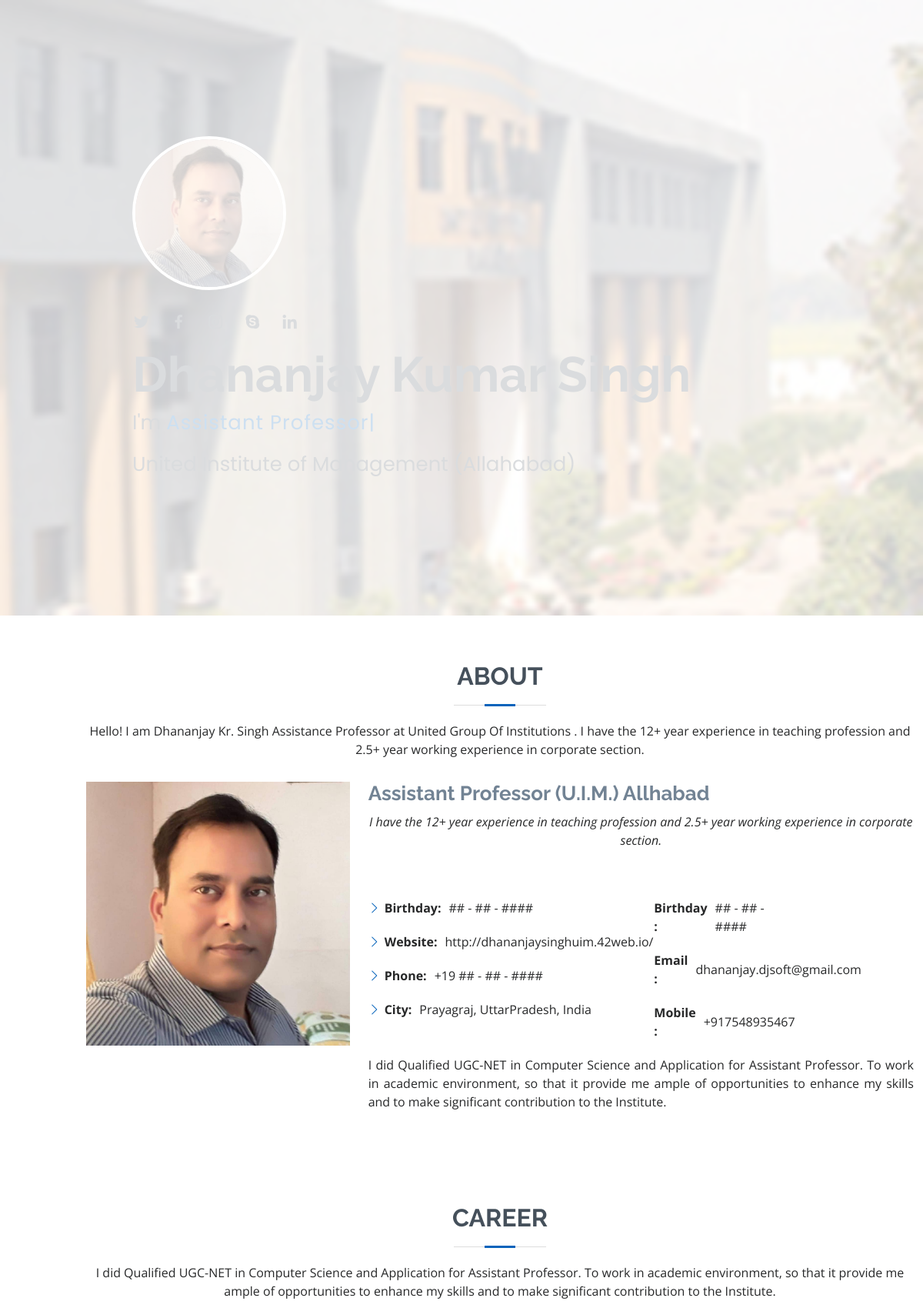
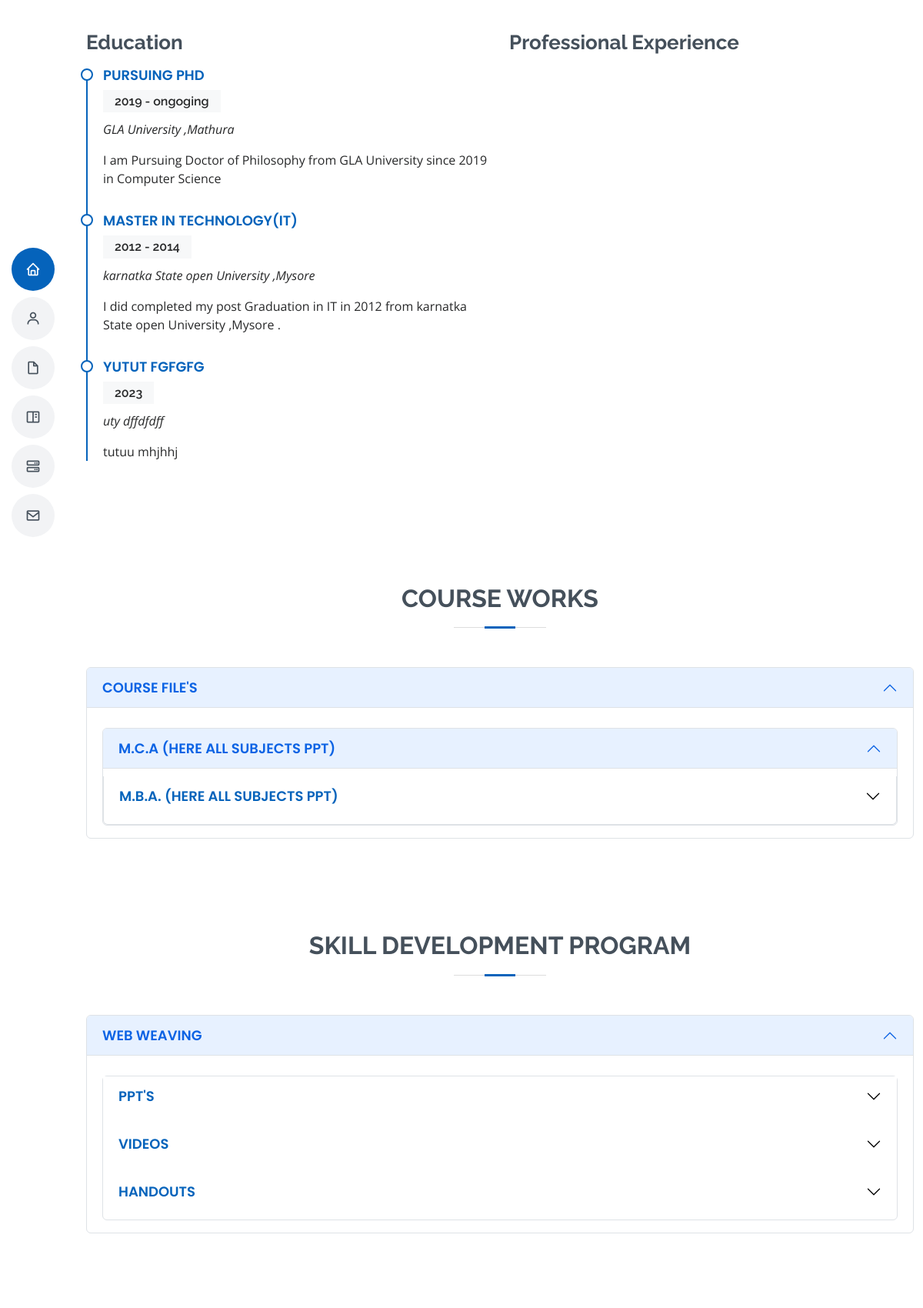
The page / (upper part) on the database its author committed (2 pictures, top to bottom).
### tables this page shows
CREATE TABLE `personal_setup` (
  `id` int(11) NOT NULL,
  `profilepic` varchar(250) NOT NULL,
  `name` varchar(250) NOT NULL,
  `twitter` varchar(200) NOT NULL,
  `facebook` varchar(200) NOT NULL,
  `instagram` varchar(200) NOT NULL,
  `skype` varchar(200) NOT NULL,
  `linkedin` varchar(200) NOT NULL,
  `github` varchar(200) NOT NULL,
  `homewallpaper` varchar(200) NOT NULL,
  `professions` varchar(200) NOT NULL,
  `location` text NOT NULL,
  `mobile` varchar(200) NOT NULL,
  `emailid` varchar(200) NOT NULL,
  `faculty_id` int(11) NOT NULL
);

CREATE TABLE `aboutus_setup` (
  `id` int(11) NOT NULL,
  `shortdesc` text NOT NULL,
  `heading` text NOT NULL,
  `subheading` text NOT NULL,
  `longdesc` text NOT NULL,
  `website` varchar(250) NOT NULL,
  `dob` varchar(250) NOT NULL,
  `faculty_id` int(11) NOT NULL
);

CREATE TABLE `resume` (
  `id` int(11) NOT NULL,
  `category` varchar(250) NOT NULL,
  `title` varchar(250) NOT NULL,
  `year` varchar(250) NOT NULL,
  `ogname` varchar(250) NOT NULL,
  `workdesc` text NOT NULL,
  `faculty_id` int(11) NOT NULL
);

### index.php (the view, shortened to what this page needs)
<?php include('./include/db.php');
$query = "SELECT * FROM basic_setup,personal_setup,aboutus_setup";
$runquery = mysqli_query($db,$query);
$data = mysqli_fetch_array($runquery);
?>
<!DOCTYPE html>
<html lang="en">
<head>
  <link href="assets/vendor/aos/aos.css" rel="stylesheet">
  <link href="assets/vendor/bootstrap/css/bootstrap.min.css" rel="stylesheet">
  <link href="assets/vendor/bootstrap-icons/bootstrap-icons.css" rel="stylesheet">
  <link href="assets/vendor/boxicons/css/boxicons.min.css" rel="stylesheet">
  <link href="assets/vendor/glightbox/css/glightbox.min.css" rel="stylesheet">
  <link href="assets/vendor/swiper/swiper-bundle.min.css" rel="stylesheet">
  <link href="assets/css/style.css" rel="stylesheet">
</head>
<body>
  <header id="header" class="d-flex flex-column justify-content-center">
    <nav id="navbar" class="navbar nav-menu">
      <ul>
        <li><a href="#hero" class="nav-link scrollto active"><i class="bx bx-home"></i> <span>Home</span></a></li>
        <li><a href="#about" class="nav-link scrollto"><i class="bx bx-user"></i> <span>About</span></a></li>
        <li><a href="#resume" class="nav-link scrollto"><i class="bx bx-file-blank"></i> <span>Career</span></a></li>
        <li><a href="#portfolio" class="nav-link scrollto"><i class="bx bx-book-content"></i> <span>Course Work</span></a></li>
        <li><a href="#services" class="nav-link scrollto"><i class="bx bx-server"></i> <span>SDP</span></a></li>
        <li><a href="#contact" class="nav-link scrollto"><i class="bx bx-envelope"></i> <span>Contact</span></a></li>
      </ul>
    </nav>
  </header>
  <section id="hero" class="d-flex flex-column justify-content-center">
    <div class="container" data-aos="zoom-in" data-aos-delay="100">
 <img src="assets/img/n2.jpg" class="logoimg" alt="">
      <div class="social-links">
        <a href="#" class="twitter"><i class="bx bxl-twitter"></i></a>
        <a href="#" class="facebook"><i class="bx bxl-facebook"></i></a>
        <a href="#" class="instagram"><i class="bx bxl-instagram"></i></a>
        <a href="#" class="google-plus"><i class="bx bxl-skype"></i></a>
        <a href="#" class="linkedin"><i class="bx bxl-linkedin"></i></a>
      </div>
      <br>
      <h1><?=$data['name']?></h1>
      <p>I'm <span class="typed" data-typed-items="<?php
          $prof = explode(",",$data['professions']);
          foreach($prof as $value){echo $value.",";}?>"></span></p>
      <p>United Institute of Management (Allahabad)</p>
    </div>
  </section>
  <main id="main">
    <section id="about" class="about">
      <div class="container" data-aos="fade-up">
        <div class="section-title">
          <h2>About</h2>
          <p class="text-center"><?=$data['shortdesc']?></p>
        </div>
        <div class="row">
          <div class="col-lg-4">
            <img src="assets/img/<?=$data['profilepic']?>" class="img-fluid" alt="">
          </div>
          <div class="col-lg-8 pt-4 pt-lg-0 content">
            <h3><?=$data['heading']?></h3>
            <p class="fst-italic text-center">
             <?=$data['subheading']?>
            </p>
            <br><br>
            <div class="row">
              <div class="col-lg-6">
                <ul>
                  <li><i class="bi bi-chevron-right"></i> <strong>Birthday:</strong> <span>##  -  ##  -  ####</span></li>
                  <li><i class="bi bi-chevron-right"></i> <strong>Website:</strong> <span>http://dhananjaysinghuim.42web.io/</span></li>
                  <li><i class="bi bi-chevron-right"></i> <strong>Phone:</strong> <span>+19 ##  -  ##  -  ####</span></li>
                  <li><i class="bi bi-chevron-right"></i> <strong>City:</strong> <span>Prayagraj, UttarPradesh, India</span></li>
                </ul>
              </div>
              <div class="col-lg-6">
                <ul>
                   <li class="col-lg-6"><i class="icofont-rounded-right"></i> <strong>Birthday :</strong> <?=$data['dob']?></li>
                                <li class="col-lg-6"><i class="icofont-rounded-right"></i> <strong>Email :</strong> <?=$data['emailid']?></li>
                                <li class="col-lg-5"><i class="icofont-rounded-right"></i> <strong>Mobile :</strong> <?=$data['mobile']?></li>
                </ul>
              </div>
            </div>
            <p class="alignjustify">
              <?=$data['longdesc']?>
            </p>
          </div>
        </div>
      </div>
    </section>
    <section id="resume" class="resume">
      <div class="container" data-aos="fade-up">
        <div class="section-title">
          <h2>Career</h2>
          <p >I did Qualified UGC-NET in Computer Science and Application for Assistant Professor. To work in academic environment, so that it provide me ample of opportunities to enhance my skills and to make significant contribution to the Institute.</p>
        </div>
                <div class="row">
                    <div class="col-lg-6" data-aos="fade-up">
                        <h3 class="resume-title">Education</h3>
                        <?php
                    $query4 = "SELECT * FROM resume WHERE category='e'";
$runquery4= mysqli_query($db,$query4);
while($data4=mysqli_fetch_array($runquery4)){
    ?>
                    <div class="resume-item">
                            <h4><?=$data4['title']?></h4>
                            <h5><?=$data4['year']?></h5>
                            <p><em><?=$data4['ogname']?></em></p>
                            <p><?=$data4['workdesc']?></p>
                        </div>
                                <?php
}
                    ?>
                    </div>
                    <div class="col-lg-6" data-aos="fade-up" data-aos-delay="100">
                        <h3 class="resume-title">Professional Experience</h3>
                    </div>
                </div>
            </div>
    </section>
    <section id="portfolio" class="portfolio section-bg">
      <br>
      <div class="container" data-aos="fade-up">
        <div class="section-title">
          <h2>Course Works</h2>
        </div>
<div class="accordion" id="accordioncm">
  <div class="accordion-item">
    <h2 class="accordion-header" id="headingcm">
      <button class="accordion-button myheading" type="button" data-bs-toggle="collapse" data-bs-target="#collapsecm" aria-expanded="true" aria-controls="collapseOne">
        Course File's
      </button>
    </h2>
    <div id="collapsecm" class="accordion-collapse collapse show" aria-labelledby="headingcm" data-bs-parent="#accordioncm">
      <div class="accordion-body">
          <div class="accordion" id="accordionExample">
  <div class="accordion-item">
    <h2 class="accordion-header" id="headingOne">
      <button class="accordion-button myheading" type="button" data-bs-toggle="collapse" data-bs-target="#collapseOne" aria-expanded="false" aria-controls="collapseOne">
        M.C.A (Here all Subjects PPT)
      </button>
    </h2>
  <div class="accordion-item">
    <h2 class="accordion-header" id="headingTwo">
      <button class="accordion-button collapsed myheading" type="button" data-bs-toggle="collapse" data-bs-target="#collapseTwo" aria-expanded="false" aria-controls="collapseTwo">
        M.B.A. (Here all Subjects PPT)
      </button>
    </h2>
  </div>
</div>
      </div>
    </div>
  </div>
</div>
      </div>
    </section>
    <section id="services" class="portfolio section-bg">
      <div class="container" data-aos="fade-up">
        <div class="section-title">
          <h2>Skill Development Program</h2>
        </div>
  <div class="accordion" id="accordionPanelsStay">
  <div class="accordion-item">
    <h2 class="accordion-header" id="panelsStayOpen-heading">
      <button class="accordion-button myheading" type="button" data-bs-toggle="collapse" data-bs-target="#panelsStayOpen-collapse" aria-expanded="true" aria-controls="panelsStayOpen-collapse">
        Web Weaving
      </button>
    </h2>
    <div id="panelsStayOpen-collapse" class="accordion-collapse collapse show" aria-labelledby="panelsStayOpen-heading">
      <div class="accordion-body">
        <div class="accordion" id="accordionPanelsStayOpenExample">
  <div class="accordion-item">
    <div class="accordion accordion-flush" id="accordionFlush">
  <div class="accordion-item">
    <h2 class="accordion-header" id="flush-headingppt">
      <button class="accordion-button collapsed myheading" type="button" data-bs-toggle="collapse" data-bs-target="#flush-collapseppt" aria-expanded="false" aria-controls="flush-collapseppt">
        PPT's
      </button>
    </h2>
  <div class="accordion-item">
    <h2 class="accordion-header" id="flush-headingvi">
      <button class="accordion-button collapsed myheading" type="button" data-bs-toggle="collapse" data-bs-target="#flush-collapsevi" aria-expanded="false" aria-controls="flush-collapsevi">
        Videos
      </button>
    </h2>
  <div class="accordion-item">
    <h2 class="accordion-header" id="flush-headinghand">
      <button class="accordion-button collapsed myheading" type="button" data-bs-toggle="collapse" data-bs-target="#flush-collapsehand" aria-expanded="false" aria-controls="flush-collapsehand">
        Handouts
      </button>
    </h2>
  </div>
</div>
      </div>
    </div>
  </div>
</div>
    </section>
    <section id="contact" class="contact">
    </section>
  </main>
</body>
</html>

### assets/css/style.css (style rules this page uses)
body { font-family: "Open Sans", sans-serif; color: #272829; }
a { color: #0563bb; text-decoration: none; }
h1, h2, h3, h4, h5, h6 { font-family: "Raleway", sans-serif; }
#header { position: fixed; top: 0; left: 0; bottom: 0; z-index: 9997; transition: all 0.5s; padding: 15px; overflow-y: auto; }
@media (min-width: 992px) { #main { margin-left: 100px; } }
.nav-menu { padding: 0; display: block; }
.nav-menu * { margin: 0; padding: 0; list-style: none; }
.nav-menu>ul>li { position: relative; white-space: nowrap; }
.nav-menu a, .nav-menu a:focus { display: flex; align-items: center; color: #45505b; padding: 10px 18px; margin-bottom: 8px; transition: 0.3s; font-size: 15px; border-radius: 50px; background: #f2f3f5; height: 56px; width: 100%; overflow: hidden; transition: 0.3s; }
.nav-menu a i, .nav-menu a:focus i { font-size: 20px; }
@media (min-width: 992px) { .nav-menu a, .nav-menu a:focus { width: 56px; } }
.nav-menu a:hover, .nav-menu .active, .nav-menu .active:focus, .nav-menu li:hover>a { color: #fff; background: #0563bb; }
#hero { width: 100%; height: 100vh; background: url("../img/uim-ald.jpg") top right no-repeat; background-size: cover; position: relative; }
@media (min-width: 992px) { #hero { padding-left: 160px; } }
#hero:before { content: ""; background: rgba(255, 255, 255, 0.8); position: absolute; bottom: 0; top: 0; left: 0; right: 0; }
#hero h1 { margin: 0; font-size: 64px; font-weight: 700; line-height: 56px; color: #45505b; }
#hero p { color: #45505b; margin: 15px 0 0 0; font-size: 26px; font-family: "Poppins", sans-serif; }
#hero p span { color: #0563bb; letter-spacing: 1px; }
#hero .social-links { margin-top: 30px; }
#hero .social-links a { font-size: 24px; display: inline-block; color: #45505b; line-height: 1; margin-right: 20px; transition: 0.3s; }
section { padding: 60px 0; overflow: hidden; }
.section-title { text-align: center; padding-bottom: 30px; }
.section-title h2 { font-size: 32px; font-weight: bold; text-transform: uppercase; margin-bottom: 20px; padding-bottom: 20px; position: relative; color: #45505b; }
.section-title h2::before { content: ""; position: absolute; display: block; width: 120px; height: 1px; background: #ddd; bottom: 1px; left: calc(50% - 60px); }
.section-title h2::after { content: ""; position: absolute; display: block; width: 40px; height: 3px; background: #0563bb; bottom: 0; left: calc(50% - 20px); }
.section-title p { margin-bottom: 0; }
.about .content h3 { font-weight: 700; font-size: 26px; color: #728394; }
.about .content ul { list-style: none; padding: 0; }
.about .content ul li { margin-bottom: 20px; display: flex; align-items: center; }
.about .content ul strong { margin-right: 10px; }
.about .content ul i { font-size: 16px; margin-right: 5px; color: #0563bb; line-height: 0; }
.about .content p:last-child { margin-bottom: 0; }
.resume .resume-title { font-size: 26px; font-weight: 700; margin-top: 20px; margin-bottom: 20px; color: #45505b; }
.resume .resume-item { padding: 0 0 20px 20px; margin-top: -2px; border-left: 2px solid #0563bb; position: relative; }
.resume .resume-item h4 { line-height: 18px; font-size: 18px; font-weight: 600; text-transform: uppercase; font-family: "Poppins", sans-serif; color: #0563bb; margin-bottom: 10px; }
.resume .resume-item h5 { font-size: 16px; background: #f7f8f9; padding: 5px 15px; display: inline-block; font-weight: 600; margin-bottom: 10px; }
.resume .resume-item:last-child { padding-bottom: 0; }
.resume .resume-item::before { content: ""; position: absolute; width: 16px; height: 16px; border-radius: 50px; left: -9px; top: 0; background: #fff; border: 2px solid #0563bb; }

### index.php (style rules this page uses)
.logoimg { width: 200px; border-radius: 50%; border: 4px solid #fff; margin: 0 auto; }
.alignjustify { margin: 0; text-align: justify; }
.myheading { line-height: 18px; font-size: 18px; font-weight: 600; text-transform: uppercase; font-family: "Poppins", sans-serif; color: #0563bb; margin-bottom: 10px; }

### rows shown on the page
personal_setup: name "Dhananjay Kumar Singh", profilepic (picture), emailid "dhananjay.djsoft@gmail.com", mobile "+917548935467"
aboutus_setup: shortdesc "Hello! I am Dhananjay Kr. Singh Assistance Professor at United Group Of Institutions . I have the 12+ year experience in teaching profession and 2.5+ year working experience in corporate section.", heading "Assistant Professor (U.I.M.) Allhabad", subheading "I have the 12+ year experience in teaching profession and 2.5+ year working experience in corporate section.", dob "## - ## - ####", longdesc "I did Qualified UGC-NET in Computer Science and Application for Assistant Professor. To work in academic environment, so that it provide me ample of opportunities to enhance my skills and to make significant contribution to the Institute."
resume: title "PURSUING PHD", year "2019 - ongoging", ogname "GLA University ,Mathura", workdesc "I am Pursuing Doctor of Philosophy from GLA University since 2019 in Computer Science"
resume: title "MASTER IN TECHNOLOGY(IT)", year "2012 - 2014", ogname "karnatka State open University ,Mysore", workdesc "I did completed my post Graduation in IT in 2012 from karnatka State open University ,Mysore ."
resume: title "YUTUT FGFGFG", year "2023", ogname "uty dffdfdff", workdesc "tutuu mhjhhj"
